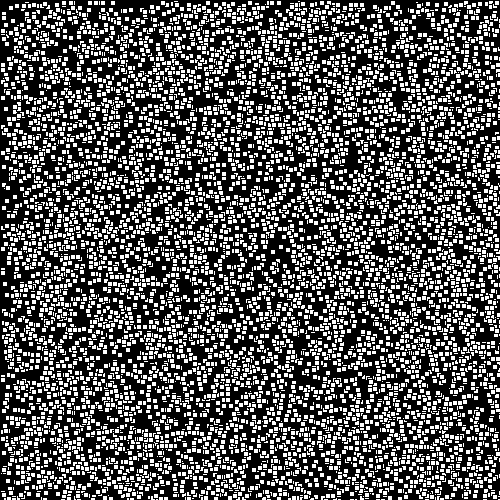
Frame 1 (no input)
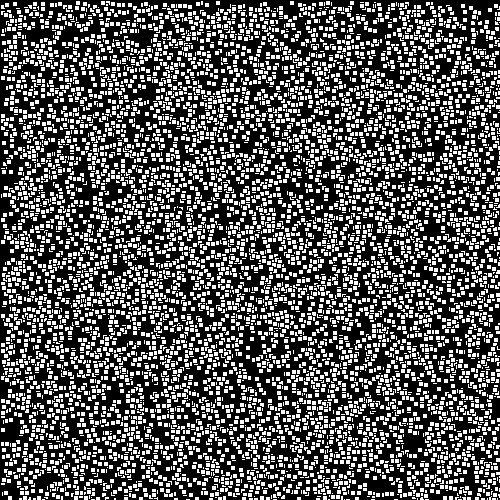
Frame 60 (the mouse pressed at the canvas centre just before this capture)
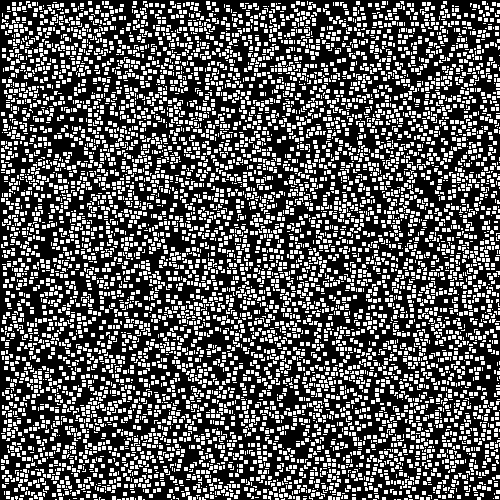
Frame 120 (the mouse held since frame 60 and released just before this capture)

The Processing sketch that drew these frames (run headless with seeded random() and noise(); from frame 60 on, the mouse is pressed at the canvas centre):

// Processing sketch: for5_figurasUbicAleatorias
// ── for5_figurasUbicAleatorias.pde
void setup() {
  size(500, 500);
  
}
void draw() {
  background(0);

  for (int i=0; i<10000; i++) {
    float x = random(width);
    float y = random(height);
    rect(x, y, 5, 5);
    //rect(random(width), random(height), 5, 5); // otra manera de escribir lo mismo
  }
  println(frameRate);
}
